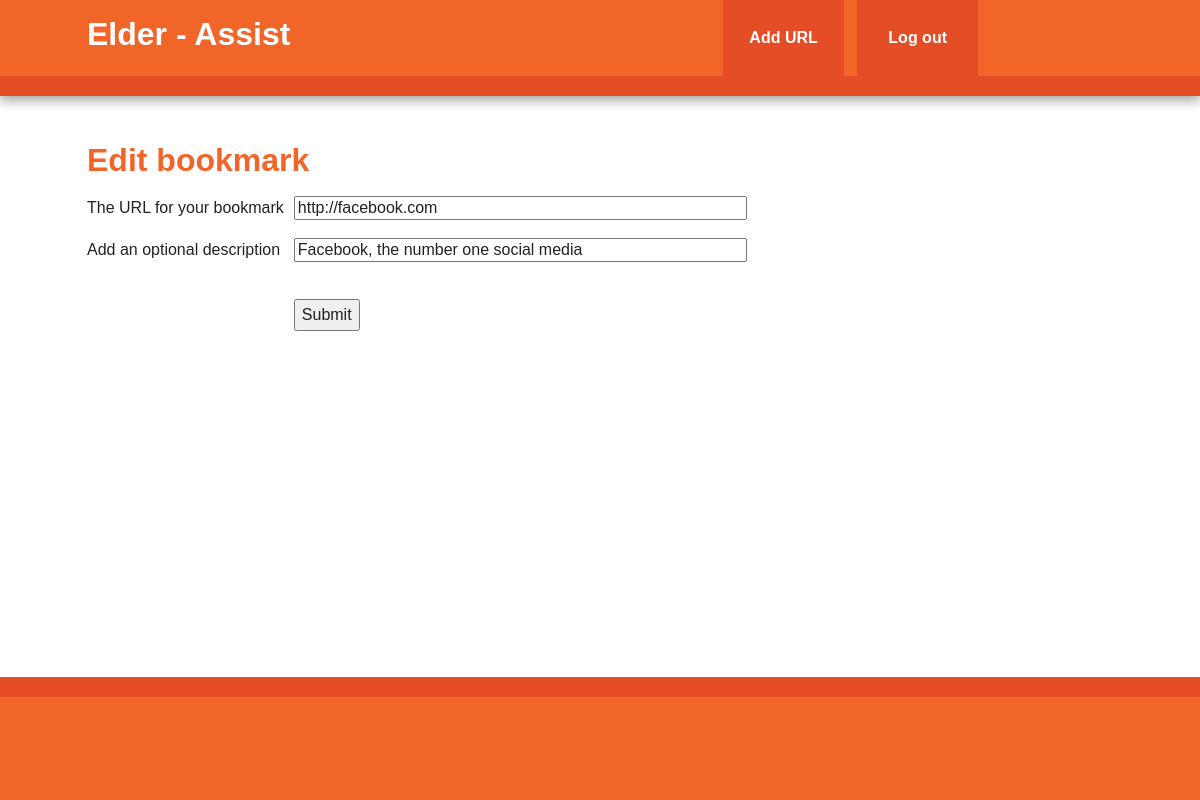
/edit/2 (signed in), run on the app's committed database.
### app/models.py (models this page shows, shortened)
class Bookmark(db.Model):
    id = db.Column(db.Integer, primary_key=True)
    url = db.Column(db.Text, nullable=False)
    date = db.Column(db.DateTime, default=datetime.utcnow)
    description = db.Column(db.String(300))
    user_id = db.Column(db.Integer, db.ForeignKey('user.id'), nullable=False)

### app/views.py (the view)
@app.route('/edit/<int:bookmark_id>', methods=['GET', 'POST'])
@login_required
def edit_bookmark(bookmark_id):
    bookmark = Bookmark.query.get_or_404(bookmark_id)
    if current_user != bookmark.user:
        abort(403)
    form = BookmarkForm(obj=bookmark)  # fill form with the data from the database
    if form.validate_on_submit():
        form.populate_obj(bookmark)  # copy form data into bookmark
        db.session.commit()            # bookmark object is already in the session since we made a get
        flash('Stored "{}"'.format(bookmark.description))
        return redirect(url_for('user', username=current_user.username))
    return render_template('bookmark_form.html', form=form, title= "Edit bookmark")

### app/forms.py (shortened to what this page needs)
class BookmarkForm(FlaskForm):
    url = StringField('The URL for your bookmark', validators=[DataRequired(), url()])
    description = StringField('Add an optional description')

### app/views.py (called while the page is built)
@login_manager.user_loader
def load_user(userid):
    return User.query.get(int(userid))

### app/templates/bookmark_form.html (shortened to what this page needs)
{% extends "base.html" %}
{% from "form_macro.html" import render_field %}
{% block content %}
<section>
    <h1>{{title}}</h1>
    <form action="" method="post">
        <table>
            {{render_field(form.url,size=50)}}
            {{render_field(form.description,size=50)}}
            <tr class="submit">
                <td></td>
                <td><button type="submit">Submit</button></td>
            </tr>
        </table>
    </form>
</section>
{% endblock %}

### app/templates/form_macro.html (shortened to what this page needs)
{% macro render_field(field) %}
    <tr {% if field.errors %} class="error {% endif %}">
        <td>{{field.label}}</td>
        <td>{{field(**kwargs) | safe}}</td>
    </tr>
    <tr class="error">
        <td></td>
        <td>
        </td>
    </tr>
{% endmacro %}

### app/static/css/main.css (style rules this page uses)
html { color: #222; font-size: 1em; line-height: 1.4; }
body { font: 16px/26px Helvetica, Helvetica Neue, Arial; }
html, body, .app { height:100%; }
h1,h2,h3,h4,h5,h6 { color: #f16529 }
.error, .error input { color: red; }
tr.submit button { margin-top: 20px; }
input, button { margin-left: 10px; }

### data on the page
Bookmark: url "http://facebook.com", description "Facebook, the number one social media"

### other printed values
{{ title }} "Edit bookmark"
{{ field.label }} "The URL for your bookmark Add an optional description"
